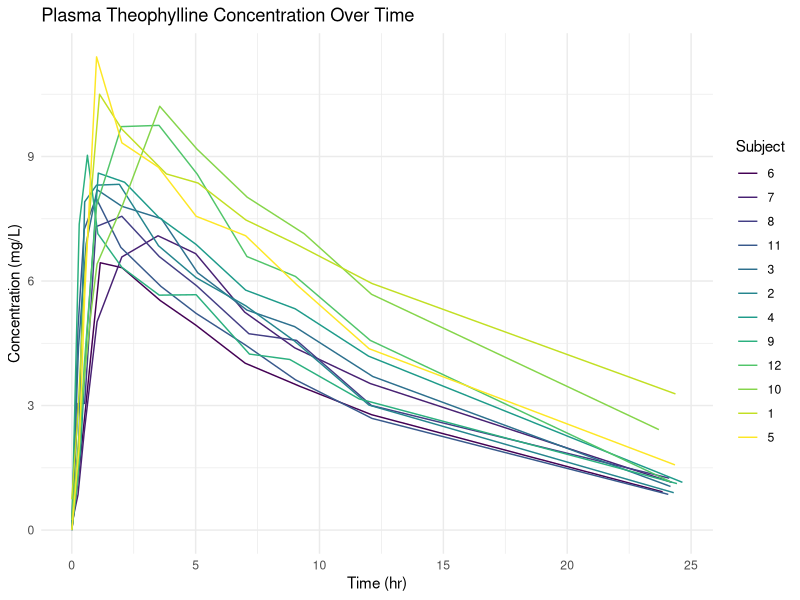
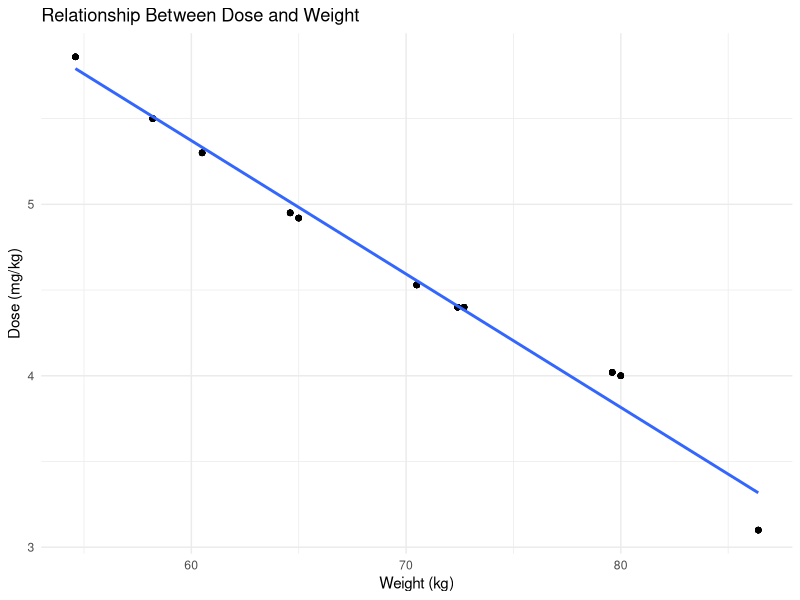
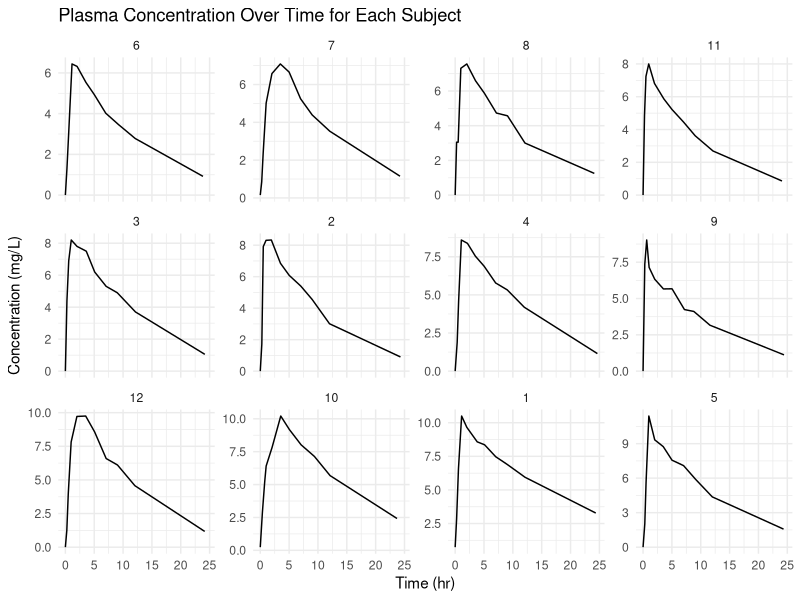
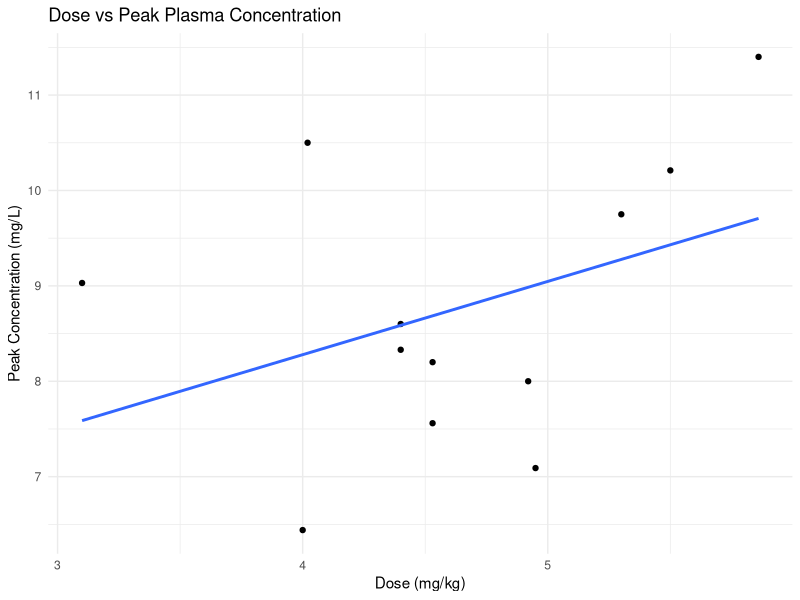

Recreate these plots in R, in order.
# Import tidyverse
library(tidyverse)
library(ggplot2)
library(dplyr)

# Import theoph data
data("Theoph")

# View the data structure and summary
str(Theoph)
summary(Theoph)

# The Theoph dataset contains data on the pharmacokinetics of theophylline:
# Subject: Identifier of the subject
# Time: Time since drug administration (hr)
# conc: Plasma theophylline concentration (mg/L)
# Weight: Weight of the subject (kg)
# Dose: Dose of the drug administered (mg/kg)

# Plot 1: Plasma concentration vs Time for all subjects
ggplot(Theoph, aes(x = Time, y = conc, color = factor(Subject))) +
  geom_line() +
  labs(title = "Plasma Theophylline Concentration Over Time",
       x = "Time (hr)",
       y = "Concentration (mg/L)",
       color = "Subject") +
  theme_minimal()

# Plot 2: Relationship between Dose and Weight
ggplot(Theoph, aes(x = Wt, y = Dose)) +
  geom_point() +
  geom_smooth(method = "lm", se = FALSE) +
  labs(title = "Relationship Between Dose and Weight",
       x = "Weight (kg)",
       y = "Dose (mg/kg)") +
  theme_minimal()

# Plot 3: Plasma concentration vs Time for each subject
ggplot(Theoph, aes(x = Time, y = conc)) +
  geom_line() + 
  facet_wrap(~ Subject, scales = "free_y") +
  labs(title = "Plasma Concentration Over Time for Each Subject",
       x = "Time (hr)",
       y = "Concentration (mg/L)") +
  theme_minimal()

# Calculate peak concentration for each subject
peak_conc <- Theoph %>%
  group_by(Subject) %>%
  summarise(PeakConc = max(conc), Dose = first(Dose))

#View data structure of peak_conc to ensure it has the right columns
str(peak_conc)

# Plot 4: Dose vs Peak Concentration
ggplot(peak_conc, aes(x = Dose, y = PeakConc)) +
  geom_point() +
  geom_smooth(method = "lm", se = FALSE) +
  labs(title = "Dose vs Peak Plasma Concentration",
       x = "Dose (mg/kg)",
       y = "Peak Concentration (mg/L)") +
  theme_minimal()
